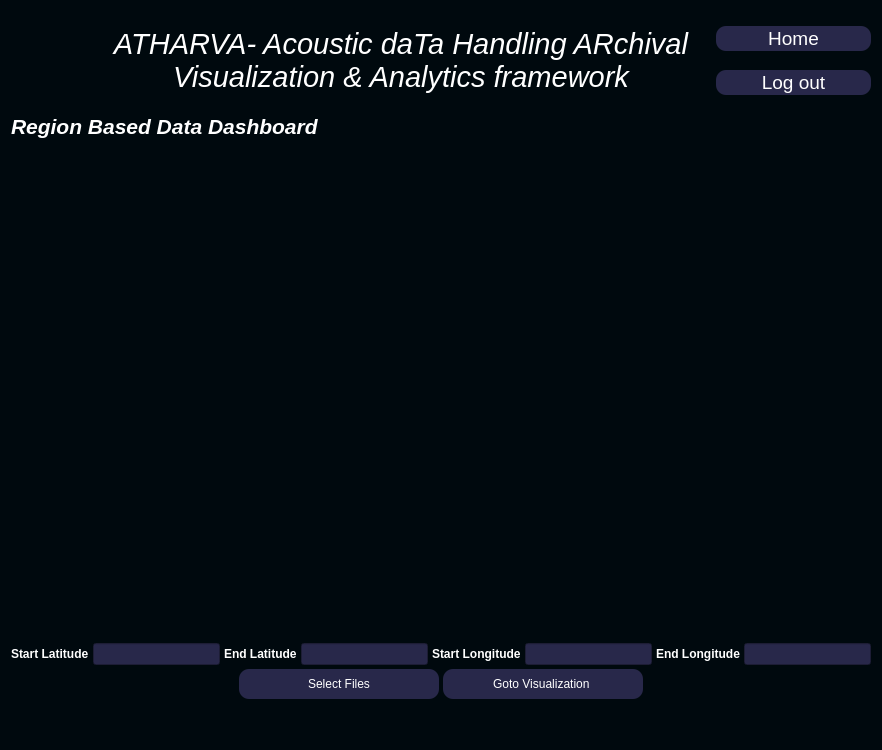
<?xml version="1.0" encoding="UTF-8"?>
<ui version="4.0">
 <class>Dialog</class>
 <widget class="QDialog" name="Dialog">
  <property name="geometry">
   <rect>
    <x>0</x>
    <y>0</y>
    <width>882</width>
    <height>750</height>
   </rect>
  </property>
  <property name="sizePolicy">
   <sizepolicy hsizetype="Expanding" vsizetype="Expanding">
    <horstretch>0</horstretch>
    <verstretch>0</verstretch>
   </sizepolicy>
  </property>
  <property name="windowTitle">
   <string>Dialog</string>
  </property>
  <property name="styleSheet">
   <string notr="true">background-color: rgba(0,9,14,255)</string>
  </property>
  <property name="toolTipDuration" stdset="0">
   <number>-1</number>
  </property>
  <layout class="QHBoxLayout" name="horizontalLayout_5">
   <item>
    <layout class="QVBoxLayout" name="verticalLayout_2" stretch="1,0,5,0,0,0">
     <property name="spacing">
      <number>4</number>
     </property>
     <item>
      <layout class="QHBoxLayout" name="horizontalLayout" stretch="1,4,1">
       <property name="sizeConstraint">
        <enum>QLayout::SetFixedSize</enum>
       </property>
       <item>
        <widget class="QLabel" name="label_10">
         <property name="sizePolicy">
          <sizepolicy hsizetype="Fixed" vsizetype="Fixed">
           <horstretch>0</horstretch>
           <verstretch>0</verstretch>
          </sizepolicy>
         </property>
         <property name="minimumSize">
          <size>
           <width>75</width>
           <height>75</height>
          </size>
         </property>
         <property name="text">
          <string/>
         </property>
         <property name="pixmap">
          <pixmap>drdo-npol.png</pixmap>
         </property>
         <property name="scaledContents">
          <bool>true</bool>
         </property>
        </widget>
       </item>
       <item>
        <widget class="QLabel" name="label_4">
         <property name="sizePolicy">
          <sizepolicy hsizetype="Expanding" vsizetype="Expanding">
           <horstretch>0</horstretch>
           <verstretch>0</verstretch>
          </sizepolicy>
         </property>
         <property name="minimumSize">
          <size>
           <width>611</width>
           <height>10</height>
          </size>
         </property>
         <property name="font">
          <font>
           <pointsize>22</pointsize>
           <weight>50</weight>
           <italic>true</italic>
           <bold>false</bold>
          </font>
         </property>
         <property name="styleSheet">
          <string notr="true">color: rgb(255, 255, 255) ;</string>
         </property>
         <property name="text">
          <string>ATHARVA- Acoustic daTa Handling ARchival 
Visualization &amp; Analytics framework</string>
         </property>
         <property name="alignment">
          <set>Qt::AlignCenter</set>
         </property>
         <property name="wordWrap">
          <bool>false</bool>
         </property>
        </widget>
       </item>
       <item>
        <layout class="QVBoxLayout" name="verticalLayout">
         <property name="sizeConstraint">
          <enum>QLayout::SetFixedSize</enum>
         </property>
         <item>
          <widget class="QPushButton" name="home">
           <property name="minimumSize">
            <size>
             <width>100</width>
             <height>25</height>
            </size>
           </property>
           <property name="font">
            <font>
             <pointsize>14</pointsize>
            </font>
           </property>
           <property name="styleSheet">
            <string notr="true">QPushButton#home{color: rgb(255,255,255);
background-color: rgba(40,40,74,255);
border-color: rgba(0,9,14,255);
border-radius :10px;}
QPushButton#home::hover{
color: rgb(0,0,0);
background-color: rgba(27,255,255,255);
font: 16pt &quot;Ubuntu&quot;;}
</string>
           </property>
           <property name="text">
            <string>Home</string>
           </property>
          </widget>
         </item>
         <item>
          <widget class="QPushButton" name="logout">
           <property name="minimumSize">
            <size>
             <width>100</width>
             <height>25</height>
            </size>
           </property>
           <property name="font">
            <font>
             <pointsize>14</pointsize>
            </font>
           </property>
           <property name="styleSheet">
            <string notr="true">QPushButton#logout{color: rgb(255,255,255);
background-color: rgba(40,40,74,255);
border-color: rgba(0,9,14,255);
border-radius :10px;}
QPushButton#logout::hover{
color: rgb(0,0,0);
background-color: rgba(27,255,255,255);
font: 16pt &quot;Ubuntu&quot;;}
</string>
           </property>
           <property name="text">
            <string>Log out</string>
           </property>
          </widget>
         </item>
        </layout>
       </item>
      </layout>
     </item>
     <item>
      <layout class="QHBoxLayout" name="horizontalLayout_4">
       <property name="spacing">
        <number>0</number>
       </property>
       <item>
        <widget class="QLabel" name="error_text_2">
         <property name="font">
          <font>
           <pointsize>16</pointsize>
           <weight>75</weight>
           <italic>true</italic>
           <bold>true</bold>
          </font>
         </property>
         <property name="styleSheet">
          <string notr="true">color: rgb(255, 255, 255) ;</string>
         </property>
         <property name="text">
          <string>Region Based Data Dashboard</string>
         </property>
         <property name="alignment">
          <set>Qt::AlignLeading|Qt::AlignLeft|Qt::AlignVCenter</set>
         </property>
        </widget>
       </item>
       <item>
        <widget class="QLabel" name="error_text">
         <property name="font">
          <font>
           <pointsize>16</pointsize>
           <weight>75</weight>
           <italic>true</italic>
           <bold>true</bold>
          </font>
         </property>
         <property name="styleSheet">
          <string notr="true">color: rgb(255,255,255);</string>
         </property>
         <property name="text">
          <string/>
         </property>
         <property name="alignment">
          <set>Qt::AlignRight|Qt::AlignTrailing|Qt::AlignVCenter</set>
         </property>
        </widget>
       </item>
      </layout>
     </item>
     <item>
      <widget class="QWidget" name="widget" native="true">
       <layout class="QHBoxLayout" name="horizontalLayout_6">
        <item>
         <layout class="QVBoxLayout" name="layout">
          <property name="spacing">
           <number>6</number>
          </property>
         </layout>
        </item>
       </layout>
      </widget>
     </item>
     <item>
      <layout class="QHBoxLayout" name="horizontalLayout_2">
       <item>
        <widget class="QLabel" name="Label_for_Lat_1">
         <property name="font">
          <font>
           <weight>75</weight>
           <bold>true</bold>
          </font>
         </property>
         <property name="styleSheet">
          <string notr="true">color:white;</string>
         </property>
         <property name="text">
          <string>Start Latitude</string>
         </property>
        </widget>
       </item>
       <item>
        <widget class="QLineEdit" name="lat1">
         <property name="styleSheet">
          <string notr="true">color: rgb(255,255,255);
background-color: rgba(40,40,74,255);</string>
         </property>
         <property name="inputMask">
          <string/>
         </property>
         <property name="text">
          <string/>
         </property>
         <property name="placeholderText">
          <string/>
         </property>
        </widget>
       </item>
       <item>
        <widget class="QLabel" name="Label_for_Lat_2">
         <property name="font">
          <font>
           <weight>75</weight>
           <bold>true</bold>
          </font>
         </property>
         <property name="styleSheet">
          <string notr="true">color:white;</string>
         </property>
         <property name="text">
          <string>End Latitude</string>
         </property>
        </widget>
       </item>
       <item>
        <widget class="QLineEdit" name="lat2">
         <property name="styleSheet">
          <string notr="true">color: rgb(255,255,255);
background-color: rgba(40,40,74,255);</string>
         </property>
         <property name="inputMask">
          <string/>
         </property>
         <property name="text">
          <string/>
         </property>
         <property name="placeholderText">
          <string/>
         </property>
        </widget>
       </item>
       <item>
        <widget class="QLabel" name="Label_for_long_1">
         <property name="font">
          <font>
           <weight>75</weight>
           <bold>true</bold>
          </font>
         </property>
         <property name="styleSheet">
          <string notr="true">color:white;</string>
         </property>
         <property name="text">
          <string>Start Longitude</string>
         </property>
        </widget>
       </item>
       <item>
        <widget class="QLineEdit" name="long1">
         <property name="styleSheet">
          <string notr="true">color: rgb(255,255,255);
background-color: rgba(40,40,74,255);</string>
         </property>
         <property name="inputMask">
          <string/>
         </property>
         <property name="text">
          <string/>
         </property>
         <property name="placeholderText">
          <string/>
         </property>
        </widget>
       </item>
       <item>
        <widget class="QLabel" name="Label_for_Long_2">
         <property name="font">
          <font>
           <weight>75</weight>
           <bold>true</bold>
          </font>
         </property>
         <property name="styleSheet">
          <string notr="true">color:white;</string>
         </property>
         <property name="text">
          <string>End Longitude</string>
         </property>
        </widget>
       </item>
       <item>
        <widget class="QLineEdit" name="long2">
         <property name="styleSheet">
          <string notr="true">color: rgb(255,255,255);
background-color: rgba(40,40,74,255);</string>
         </property>
         <property name="inputMask">
          <string/>
         </property>
         <property name="text">
          <string/>
         </property>
         <property name="placeholderText">
          <string/>
         </property>
        </widget>
       </item>
      </layout>
     </item>
     <item>
      <layout class="QHBoxLayout" name="horizontalLayout_3">
       <item>
        <spacer name="horizontalSpacer">
         <property name="orientation">
          <enum>Qt::Horizontal</enum>
         </property>
         <property name="sizeHint" stdset="0">
          <size>
           <width>40</width>
           <height>20</height>
          </size>
         </property>
        </spacer>
       </item>
       <item>
        <widget class="QPushButton" name="select">
         <property name="sizePolicy">
          <sizepolicy hsizetype="Fixed" vsizetype="Fixed">
           <horstretch>0</horstretch>
           <verstretch>0</verstretch>
          </sizepolicy>
         </property>
         <property name="minimumSize">
          <size>
           <width>200</width>
           <height>30</height>
          </size>
         </property>
         <property name="toolTip">
          <string>&lt;html&gt;&lt;head/&gt;&lt;body&gt;&lt;p&gt;&lt;span style=&quot; font-size:12pt;&quot;&gt;submit&lt;/span&gt;&lt;/p&gt;&lt;/body&gt;&lt;/html&gt;</string>
         </property>
         <property name="styleSheet">
          <string notr="true">QPushButton#select{color: rgb(255,255,255);
background-color: rgba(40,40,74,255);
border-color: rgba(0,9,14,255);
border-radius :10px;}
QPushButton#select::hover{
color: rgb(0,0,0);
background-color: rgba(27,255,255,255);
font: 16pt &quot;Ubuntu&quot;;}
</string>
         </property>
         <property name="text">
          <string>Select Files</string>
         </property>
         <property name="shortcut">
          <string>Return</string>
         </property>
        </widget>
       </item>
       <item>
        <widget class="QPushButton" name="gotovis">
         <property name="sizePolicy">
          <sizepolicy hsizetype="Fixed" vsizetype="Fixed">
           <horstretch>0</horstretch>
           <verstretch>0</verstretch>
          </sizepolicy>
         </property>
         <property name="minimumSize">
          <size>
           <width>200</width>
           <height>30</height>
          </size>
         </property>
         <property name="toolTip">
          <string>&lt;html&gt;&lt;head/&gt;&lt;body&gt;&lt;p&gt;&lt;span style=&quot; font-size:12pt;&quot;&gt;submit&lt;/span&gt;&lt;/p&gt;&lt;/body&gt;&lt;/html&gt;</string>
         </property>
         <property name="styleSheet">
          <string notr="true">QPushButton#gotovis{color: rgb(255,255,255);
background-color: rgba(40,40,74,255);
border-color: rgba(0,9,14,255);
border-radius :10px;}
QPushButton#gotovis::hover{
color: rgb(0,0,0);
background-color: rgba(27,255,255,255);
font: 16pt &quot;Ubuntu&quot;;}
</string>
         </property>
         <property name="text">
          <string>Goto Visualization </string>
         </property>
         <property name="shortcut">
          <string>Return</string>
         </property>
        </widget>
       </item>
       <item>
        <spacer name="horizontalSpacer_2">
         <property name="orientation">
          <enum>Qt::Horizontal</enum>
         </property>
         <property name="sizeHint" stdset="0">
          <size>
           <width>40</width>
           <height>20</height>
          </size>
         </property>
        </spacer>
       </item>
      </layout>
     </item>
     <item>
      <spacer name="verticalSpacer">
       <property name="orientation">
        <enum>Qt::Vertical</enum>
       </property>
       <property name="sizeHint" stdset="0">
        <size>
         <width>20</width>
         <height>40</height>
        </size>
       </property>
      </spacer>
     </item>
    </layout>
   </item>
  </layout>
 </widget>
 <resources/>
 <connections/>
</ui>
